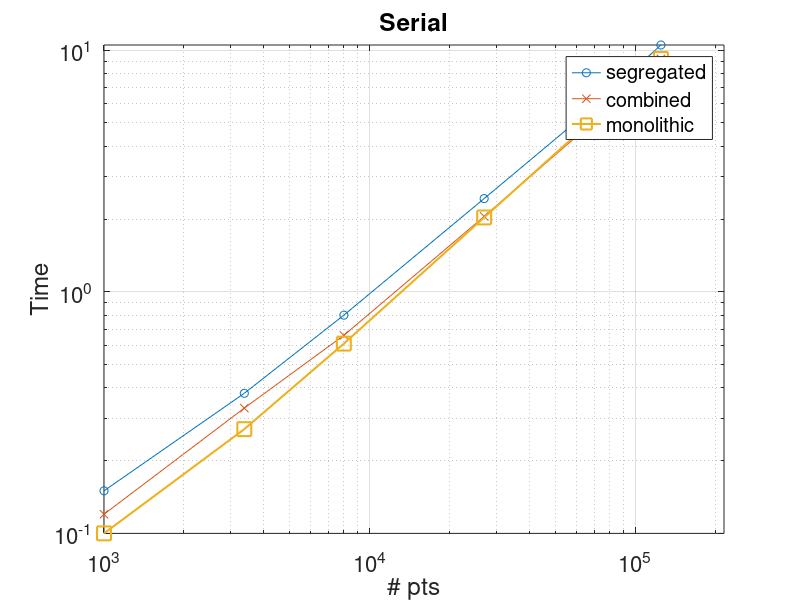
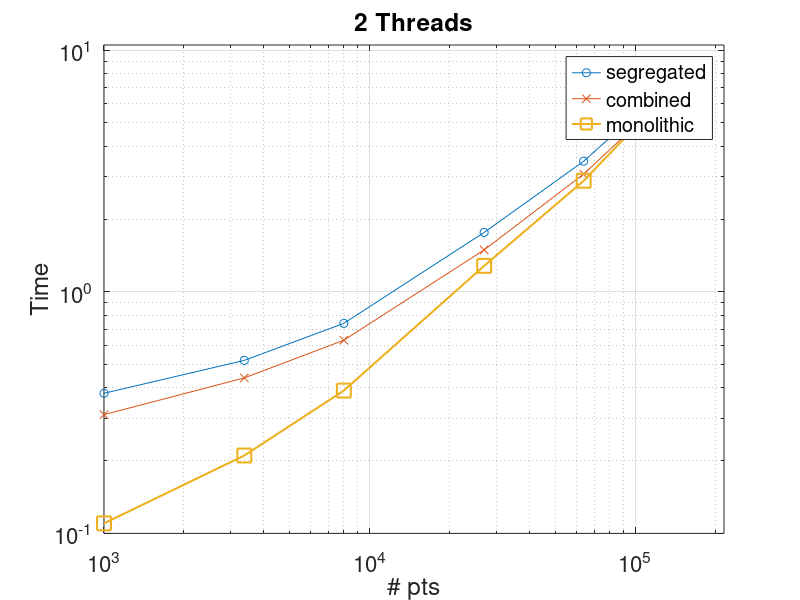
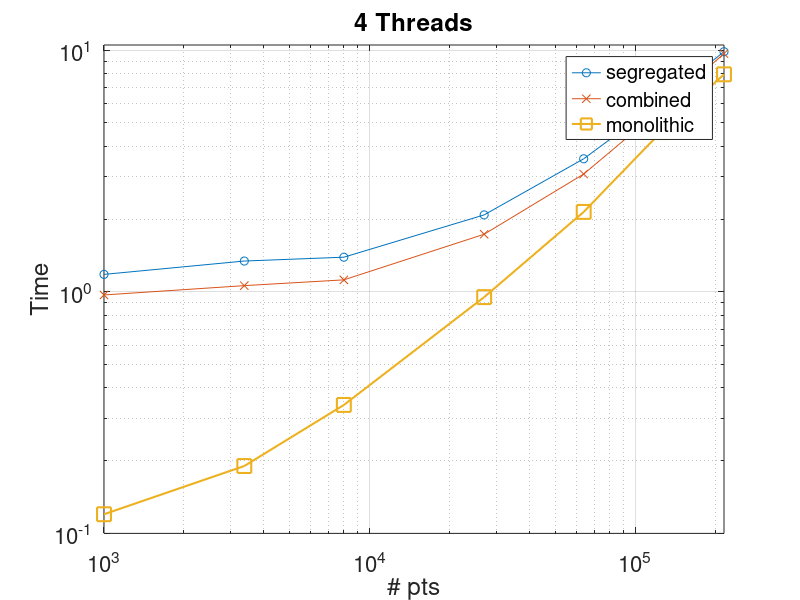

MATLAB code to generate these figures, in order:
function pertests

% timings obtained on Macbook pro 2 core laptop

% serial
n    = [ 10^3 15^3 20^3 30^3 40^3 50^3];
tseg = [ .15  .38  .80  2.43 5.37 10.5];
tcom = [ .12  .33  .66  2.05 4.66 9.2 ];
tmon = [ .10  .27  .61  2.03 4.76 9.2 ];
plotit(n,tseg,tcom,tmon,'Serial')

% 2 threads
n    = [ 10^3 15^3 20^3 30^3 40^3 50^3];
tseg = [ .38  .52  .74  1.76 3.47 6.7 ];
tcom = [ .31  .44  .63  1.49 3.07 6.1 ];
tmon = [ .11  .21  .39  1.28 2.88 6.2 ];
plotit(n,tseg,tcom,tmon,'2 Threads')

% 4 threads
n    = [ 10^3 15^3 20^3 30^3 40^3 50^3 60^3];
tseg = [ 1.18 1.34 1.39 2.08 3.55 6.12 9.85];
tcom = [ 0.97 1.06 1.12 1.73 3.07 5.70 9.67];
tmon = [ 0.12 0.19 0.34 0.95 2.14 4.58 7.94];
plotit(n,tseg,tcom,tmon,'4 Threads')
end


function plotit( n, ts, tc, tm, titlestring )
fontsize   = 16;
linewidth  = 1.5;
markersize = 10;
figure;
loglog( n, ts, '-o', n, tc, '-x', n, tm, '-s', 'LineWidth', linewidth, 'MarkerSize', markersize );
set(gca,'FontSize',16)
xlabel('# pts');
ylabel('Time');
axis tight; grid;
title(titlestring);
legend('segregated','combined','monolithic','Location','best');
axis( [1000,216000,0.1,10.5] )
end